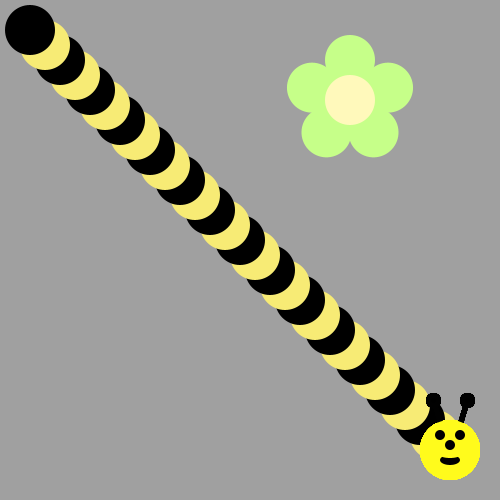
Frame 1 (no input)
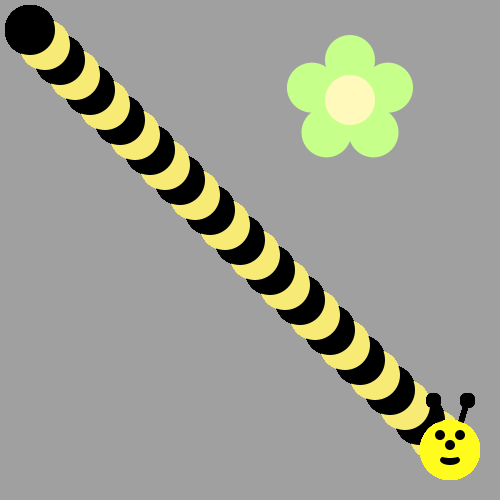
Frame 60 (the mouse pressed at the canvas centre just before this capture)
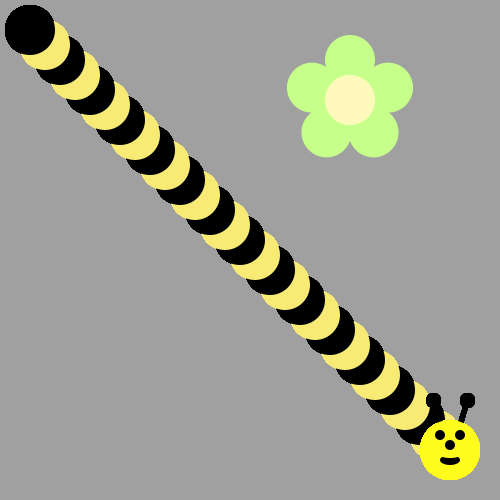
Frame 120 (the mouse held since frame 60 and released just before this capture)

The Processing sketch that drew these frames (run headless with seeded random() and noise(); from frame 60 on, the mouse is pressed at the canvas centre):

// Processing sketch: bumble_bee
// ── bumble_bee.pde

void setup() {
     ellipseMode(CENTER);
     size(500, 500);
     background(160, 160, 160);
     drawFlower(350, 100);
}

void draw() {
  
// First run the program and you should see a flower.  
  int bee;
  int x = 450;
  int y = 450;
/* Then, use a loop to make a body for the Bee! 
(see the image on the recipe, it's a diagonal line of circles)
Use remainder to make the colors alternate between yellow and black
*/
for(bee=29; bee>0; bee--) {
if(bee % 2==0) {
  fill(#F7EB75);
}
else {
  fill(#000000);
}
ellipse(x,y, 50,50);
x-=15;
y-=15;
/*
Now put his head on using drawBeeFace(x,y)
*/
drawBeeFace(450,450);
    }
}

/**************   Use these methods but  DON'T CHANGE THE CODE BELOW  **************/

void drawFlower(int x, int y) {
     noStroke();
     translate(x, y);
     // draw 5 petals, rotating after each one
     fill(#c6ff89);      // green
      for (int i = 0; i < 5; i++) {
           ellipse(0, -40, 50, 50);
          rotate(radians(72));
     }
     fill(#fff9bb); // light yellow
     ellipse(0, 0, 50, 50);
} 
void drawBeeFace(int BeeFaceX, int BeeFaceY) {
     noStroke();
     fill(0, 0, 0);
     stroke(1);
     strokeWeight(5);
     line(BeeFaceX-10, BeeFaceY-27, BeeFaceX-17, BeeFaceY-50);
     line(BeeFaceX+10, BeeFaceY-27, BeeFaceX+17, BeeFaceY-50);
     ellipse(BeeFaceX-17, BeeFaceY-50, 10, 10);
     ellipse(BeeFaceX+17, BeeFaceY-50, 10, 10);
     noStroke();
     fill(255, 251, 28);
     ellipse(BeeFaceX, BeeFaceY, 60, 60); // face
     fill(255, 237, 209);
     fill(0,0,0);
      ellipse(BeeFaceX-10, BeeFaceY-15, 10, 10); // eyes
     ellipse(BeeFaceX+10, BeeFaceY-15, 10, 10);
      ellipse(BeeFaceX, BeeFaceY-5, 10, 10); // nose
      ellipse(BeeFaceX, BeeFaceY+10, 20, 10);// mouth
     fill(255, 251, 28);
     ellipse(BeeFaceX, BeeFaceY+5, 20, 6);
}
